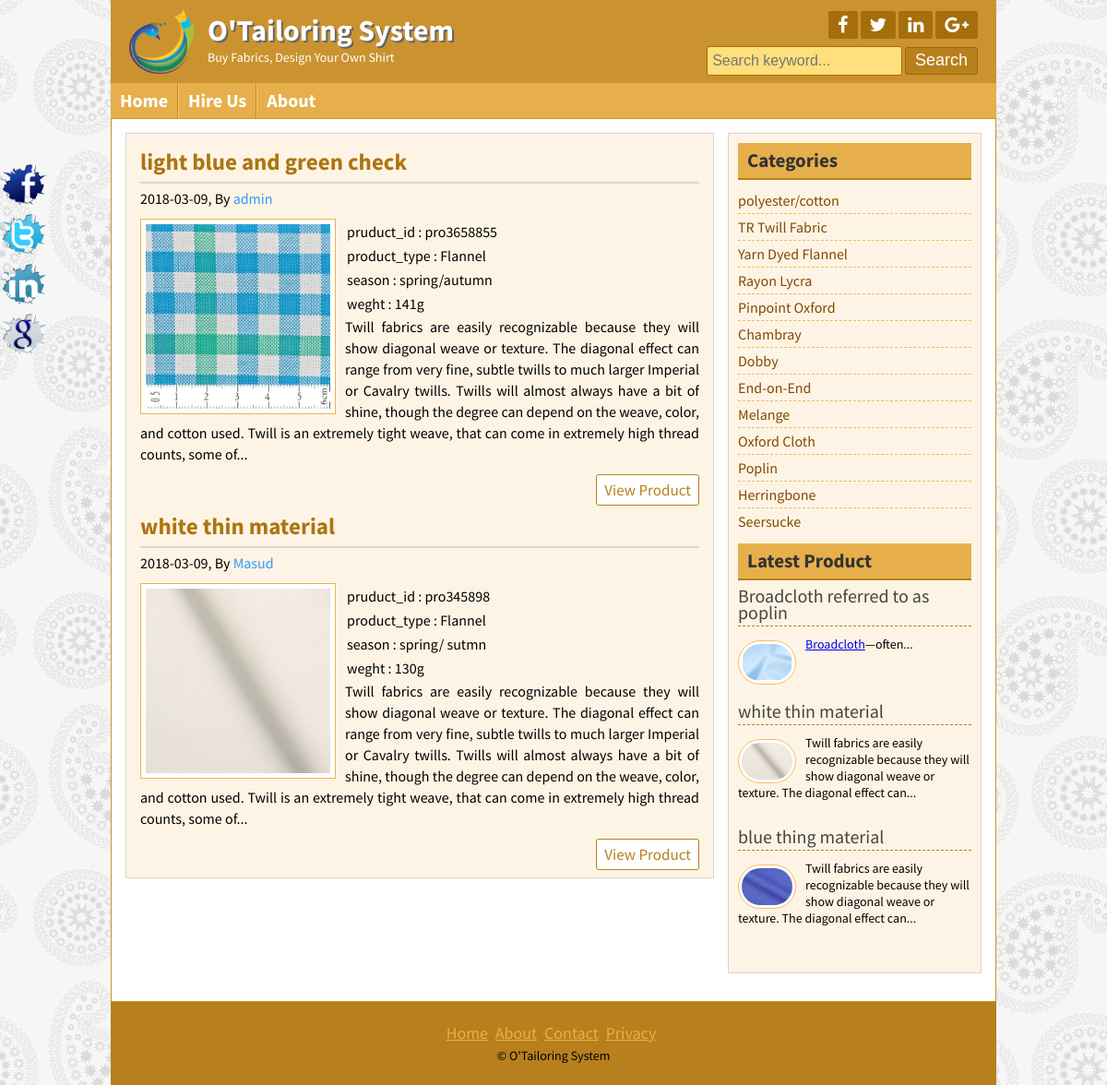
/posts.php?catid=1, run on the app's committed database.
### tables this page shows
CREATE TABLE `product` (
  `product_id` varchar(50) NOT NULL,
  `product_typeid` varchar(50) NOT NULL,
  `title` varchar(255) NOT NULL,
  `price` float NOT NULL,
  `body` text NOT NULL,
  `image` varchar(255) NOT NULL,
  `author` varchar(50) NOT NULL,
  `tags` varchar(255) NOT NULL,
  `ddate` date NOT NULL,
  `Season` varchar(50) NOT NULL,
  `weight` int(11) NOT NULL
);

CREATE TABLE `product_type` (
  `product_typeid` varchar(50) NOT NULL,
  `cid` int(11) NOT NULL,
  `product_type` varchar(100) NOT NULL
);

CREATE TABLE `catagory` (
  `catid` int(11) NOT NULL,
  `name` varchar(50) NOT NULL
);

### lib/Database.php (called while the page is built, shortened)
<?php
Class Database{
	public $host   = DB_HOST;
	public $user   = DB_USER;
	public $pass   = DB_PASS;
	public $dbname = DB_NAME;
	public $link;
	private function connectDB(){
	$this->link = new mysqli($this->host, $this->user, $this->pass, $this->dbname);
 }
	public function select($query){
		$result = $this->link->query($query) or die($this->link->error.__LINE__);
		if($result->num_rows > 0){
			return $result;
		} else {
			return false;
		}
	}
}

### helpers/format.php (called while the page is built, shortened)
<?php
class format{
     public function textShorten($text, $limit = 400)
    {
      $text = $text." ";
      $text =  substr($text, 0, $limit);
      $text = substr($text, 0, strrpos($text, ' '));
      $text = $text."...";
      return $text;
    }
}
 ?>

### posts.php (the view)
<?php include "inc/header.php";?>
<?php
	if (!isset($_GET['catid']) || $_GET['catid'] == NULL)  {
		header("Location:404.php");
	}else{
		$catid= $_GET['catid'];
	}
 ?>
	<div class="contentsection contemplete clear">
		<div class="maincontent clear">
		<?php
			$query= "SELECT product.*, catagory.name, product_type.product_type
						from product, product_type, catagory
						where product.product_typeid=product_type.product_typeid
						and product_type.cid=catagory.catid
						and cid=$catid order by product_id desc";
			$post= $db->select($query);
			if ($post) {
				while ($result= $post->fetch_assoc()) {
				?>
			<div class="samepost clear">
				<h2><a href="post.php?product_id=<?php echo $result['product_id']; ?>"><?php echo $result['title']; ?></a></h2>
				<h4><?php echo $result['ddate']; ?>, By <a href="#"><?php echo $result['author']; ?></a></h4>
				 <a href="#"><img src="admin/<?php echo $result['image']; ?>" alt="post image"/></a>
				 <table class="table-bordered ">
					<tr>
						<td> <?php echo "pruduct_id  : ".$result['product_id'] ?></td></tr>
						<tr><td> <?php echo "product_type : ".$result['product_type'] ?></td></tr>
						<tr><td> <?php echo "season : ".$result['Season'] ?></td></tr>
						<tr><td> <?php echo "weght : ".$result['weight']."g" ?></td></tr>
				</table>
					<?php echo $fm->textShorten($result['body']); ?>
				<div class="readmore clear">
					<a href="post.php?product_id=<?php echo $result['product_id']; ?>">View Product</a>
				</div>
			</div>
			<?php } ?>
			<?php } else{ ?>
					<h3 style="color:red; font-size:;">No Product Available Yet</h3>
			 <?php } ?>
		</div>
		<?php include "inc/sidebar.php";?>
	</div>
<?php include "inc/footer.php";?>

### inc/sidebar.php
<div class="sidebar clear">
	<div class="samesidebar clear">
		<h2>Categories</h2>
		<ul>
		<?php
			$query= "select * from catagory";
			$post= $db->select($query);
			if ($post) {
				while ($result= $post->fetch_assoc()) {
				?>
				<li><a href="posts.php?catid=<?php echo $result['catid'] ;?>"><?php echo $result['name']; ?></a></li>
				<?php } } ?>
			</ul>
	</div>
	<div class="samesidebar clear">
		<marquee><h2>Latest Product</h2></marquee>
			<?php
				$query= "select * from product limit 3";
				$post= $db->select($query);
				if ($post) {
					while ($result= $post->fetch_assoc()) {
					 ?>
			<div class="popular clear">
				<h3><a href="post.php?product_id=<?php echo $result['product_id'] ?>"><?php echo $result['title'];?></a></h3>
				<a href="post.php?product_id=<?php echo $result['product_id'] ?>"><img src="admin/<?php echo $result['image']; ?>" alt="post image"/></a>
				<p><?php echo $fm->textShorten($result['body'],120); ?></p>
			</div>
			<?php } } else { header("Location:404.php");  } ?>
	</div>
</div>

### style.css (style rules this page uses)
* { margin:0;padding:0;outline:0 }
body { font-family: 'Source Sans Pro', sans-serif;font-size:14px;line-height:18px;color:#000;background:url(images/bg.png)repeat fixed 0 0 #fff; }
.contemplete { margin: 0 auto; width: 928px; }
.clear { overflow:hidden; }
.contentsection { background: #ffffff none repeat scroll 0 0; border: 1px solid #ca932f; padding: 15px; }
.maincontent { background: #fef4e5 none repeat scroll 0 0; border: 1px solid #ded4c5; float: left; margin: 0 15px 15px 0; padding: 8px 15px; width: 606px; }
.samepost { font-weight: normal; font-size: 16px; line-height: 24px; text-align: justify; }
.samepost h2, .about h2 { border-bottom: 2px solid #e0d6c7; color: #ac7511; font-size: 25px; margin-bottom: 4px; padding: 10px 10px 10px 0; }
.samepost h2 a { color: #ac7511; text-decoration: none; }
.samepost h4,.about h4 { font-weight: normal; margin-bottom: 10px; margin-top: 0; }
.samepost h4 a, .about h4 a { text-decoration:none;color:#3399FF; }
.samepost img { background: #fff none repeat scroll 0 0; border: 1px solid #ebb450; float: left; margin-right: 10px; padding: 5px; width: 200px; }
.samepost p { font-size: 16px; line-height: 23px; text-align: justify; }
.readmore { float: right; margin-top: 10px; }
.readmore a { background: #fff none repeat scroll 0 0; border: 1px solid #b7801c; border-radius: 3px; color: #b7801c; display: block; font-size: 17px; padding: 4px 8px; text-decoration: none; }
.sidebar { background: #fef4e5 none repeat scroll 0 0; border: 1px solid #ded4c5; float: right; margin-bottom: 15px; margin-top: 0; padding: 10px; width: 253px; }
.samesidebar { margin-bottom: 10px; }
.samesidebar h2 { background: #e6af4b none repeat scroll 0 0; border-bottom: 2px solid #b7801c; color: #333; margin-bottom: 8px; padding: 10px; }
.samesidebar ul { padding:0;margin:0;list-style:none; }
.samesidebar ul li { border-bottom: 1px dashed #e9c05c; font-size: 16px; padding: 5px 8px 5px 0; }
.samesidebar ul li:last-child { border-bottom: 0px dashed #e9c05c; }
.samesidebar ul li a { color: #814a00; text-decoration: none; }
.samesidebar p { margin-bottom: 10px; }
.popular { margin-bottom: 20px; }
.popular h3 { border-bottom: 1px dashed #b7801c; font-size: 20px; font-weight: normal; margin-bottom: 10px; padding-bottom: 5px; }
.popular h3 a { text-decoration:none;color:#444 }
.popular img { background: #fff none repeat scroll 0 0; border: 1px solid #f6bf5b; border-radius: 30px; float: left; height: 40px; margin-right: 10px; margin-top: 5px; padding: 3px; width: 55px; }

### data on the page
product: title "light blue and green check", ddate "2018-03-09", author "admin", image (picture), product_id "pro3658855", product_typeid.product_type "Flannel", Season "spring/autumn", weight "141", body "Twill fabrics are easily recognizable because they will show diagonal weave or texture. The diagonal effect can range from very fine, subtle twills to much larger Imperial or Cavalry twills. Twills will almost always have a bit of shine, though the degree can depend on the weave, color, and cotton used. Twill is an extremely tight weave, that can come in extremely high thread counts, some of..."
product: title "white thin material", ddate "2018-03-09", author "Masud", image (picture), product_id "pro345898", product_typeid.product_type "Flannel", Season "spring/ sutmn", weight "130", body "Twill fabrics are easily recognizable because they will show diagonal weave or texture. The diagonal effect can range from very fine, subtle twills to much larger Imperial or Cavalry twills. Twills will almost always have a bit of shine, though the degree can depend on the weave, color, and cotton used. Twill is an extremely tight weave, that can come in extremely high thread counts, some of...", body "Twill fabrics are easily recognizable because they will show diagonal weave or texture. The diagonal effect can..."
catagory: name "polyester/cotton"
catagory: name "TR Twill Fabric"
catagory: name "Yarn Dyed Flannel"
catagory: name "Rayon Lycra"
catagory: name "Pinpoint Oxford"
catagory: name "Chambray"
catagory: name "Dobby"
catagory: name "End-on-End"
catagory: name "Melange"
catagory: name "Oxford Cloth"
catagory: name "Poplin"
catagory: name "Herringbone"
catagory: name "Seersucke"
product: title "Broadcloth referred to as poplin", image (picture), body "Broadcloth —often..."
product: title "blue thing material", image (picture), body "Twill fabrics are easily recognizable because they will show diagonal weave or texture. The diagonal effect can..."
